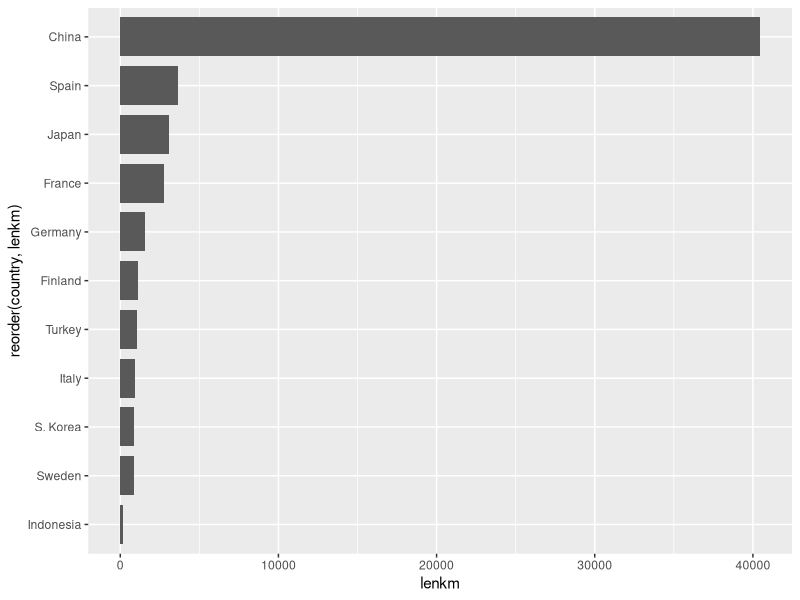
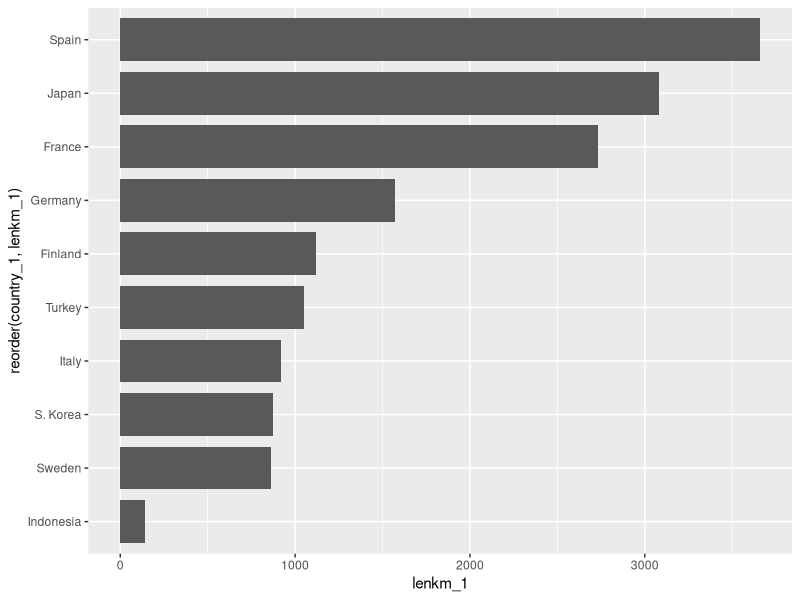

Write the R code that produced these figures, in order.
# Post link; 
#https://www.reddit.com/r/dataisugly/comments/1hvfsnj/worlds_longest_highspeed_railway_lines/
# Overall I think the only truly bad thing about this visual is the top bar. 
# I can see why its done too; the other bars probably look terrible if it was 
# to scale. I'll try playing around with making the lower bars smaller anyway,
# country text can probably be decreased and flags can probably be removed with 
# little issue

## Another, related problem: I did not realize the part with the country was
## included in the bar; initially I thought it was separate. Will be making 
## that more clear as well

library(tidyverse)

country <- c("China", "Spain", "Japan", "France", "Germany", "Finland", "Turkey",
            "Italy", "S. Korea", "Sweden", "Indonesia")
lenkm <- c(40474, 3661, 3081, 2735, 1571, 1120, 1052, 921, 873, 860, 142)
trainds <- data.frame(country, lenkm)

trainplot <- ggplot(trainds, aes(x = reorder(country, lenkm), y = lenkm)) +
  geom_bar(stat = "identity", position = "dodge", width = 0.8) +
  coord_flip() 
trainplot

## First draft. I don't think the proportions are a crime against humanity, BUT
## it would probably look better if I did something about China. 
## I might do a version removing it and include text along the lines of 
## "China has over 10x Spain!"

country_1 <- c("Spain", "Japan", "France", "Germany", "Finland", "Turkey",
               "Italy", "S. Korea", "Sweden", "Indonesia")
lenkm_1 <- c(3661, 3081, 2735, 1571, 1120, 1052, 921, 873, 860, 142)
trainds_1 <- data.frame(country_1, lenkm_1)

trainplot_1 <- ggplot(trainds_1, aes(x = reorder(country_1, lenkm_1), y = lenkm_1)) +
  geom_bar(stat = "identity", position = "dodge", width = 0.8) +
  coord_flip() 
trainplot_1

## Literally just removing China. The other bars definitely look better. I think 
## the first is fine if you want to highlight China, whereas this works better 
## as a holistic view at all the other countries. I think I might make a second 
## chart within this one, with the first bar chart inside of it. This should 
## meet a happy medium between showing all the countries appropriately while 
## also showing China and just how much larger it is. 



